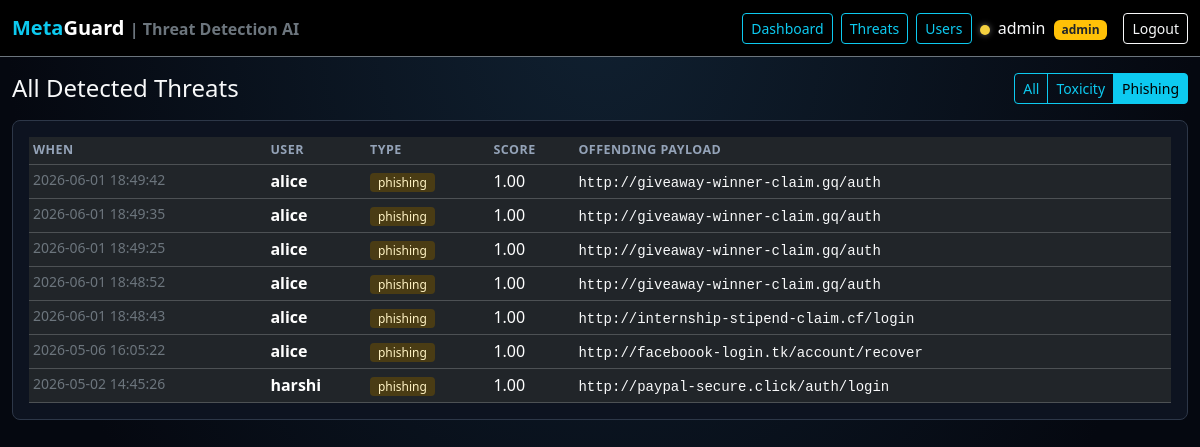
The page /admin/threats?type=phishing (signed in) on the database its author committed.
### models.py (models this page shows, shortened)
class User(UserMixin, db.Model):
    __tablename__ = "users"
    id = db.Column(db.Integer, primary_key=True)
    username = db.Column(db.String(50), unique=True, nullable=False)
    password_hash = db.Column(db.String(255), nullable=False)
    role = db.Column(db.String(10), default="user", nullable=False)
    avatar_color = db.Column(db.String(7), default="#5DADE2", nullable=False)
    x = db.Column(db.Integer, default=100, nullable=False)
    y = db.Column(db.Integer, default=100, nullable=False)
    is_banned = db.Column(db.Boolean, default=False, nullable=False)
    created_at = db.Column(db.DateTime, default=datetime.utcnow, nullable=False)
    messages = db.relationship("Message", backref="user", lazy=True)
    threats = db.relationship("Threat", backref="user", lazy=True)
    @property
    def is_admin(self) -> bool:
        return self.role == "admin"

class Threat(db.Model):
    __tablename__ = "threats"
    id = db.Column(db.Integer, primary_key=True)
    user_id = db.Column(db.Integer, db.ForeignKey("users.id"), nullable=False)
    message_id = db.Column(db.Integer, db.ForeignKey("messages.id"), nullable=True)
    threat_type = db.Column(db.String(20), nullable=False)  # 'toxicity' | 'phishing'
    score = db.Column(db.Float, nullable=False)
    payload = db.Column(db.Text, nullable=False)  # the offending text or URL
    timestamp = db.Column(db.DateTime, default=datetime.utcnow, nullable=False, index=True)

### admin.py (the view)
@admin_bp.route("/threats")
@login_required
@admin_required
def threats_view():
    type_filter = request.args.get("type", "")
    query = Threat.query
    if type_filter in ("toxicity", "phishing"):
        query = query.filter_by(threat_type=type_filter)
    rows = query.order_by(Threat.timestamp.desc()).limit(200).all()
    user_cache = {u.id: u for u in User.query.all()}
    return render_template(
        "admin_threats.html",
        type_filter=type_filter,
        threats=[
            {
                "id": t.id,
                "username": user_cache[t.user_id].username if t.user_id in user_cache else "?",
                "type": t.threat_type,
                "score": t.score,
                "payload": t.payload,
                "when": t.timestamp.strftime("%Y-%m-%d %H:%M:%S"),
            }
            for t in rows
        ],
    )

### admin.py (called while the page is built)
def admin_required(f):
    @wraps(f)
    def wrapper(*args, **kwargs):
        if not current_user.is_authenticated or not current_user.is_admin:
            abort(403)
        return f(*args, **kwargs)
    return wrapper

### app.py (called while the page is built)
@login_manager.user_loader
def load_user(user_id: str):
    return db.session.get(User, int(user_id))

### templates/admin_threats.html (shortened to what this page needs)
{% extends "base.html" %}
{% block content %}
<div class="d-flex justify-content-between align-items-center mb-3">
  <h4 class="mb-0">All Detected Threats</h4>
  <div class="btn-group" role="group">
    <a class="btn btn-sm btn-outline-info {% if not type_filter %}active{% endif %}" href="{{ url_for('admin.threats_view') }}">All</a>
    <a class="btn btn-sm btn-outline-info {% if type_filter == 'toxicity' %}active{% endif %}" href="{{ url_for('admin.threats_view', type='toxicity') }}">Toxicity</a>
    <a class="btn btn-sm btn-outline-info {% if type_filter == 'phishing' %}active{% endif %}" href="{{ url_for('admin.threats_view', type='phishing') }}">Phishing</a>
  </div>
</div>
<div class="chart-card">
  <table class="table table-dark table-sm threats-table mb-0">
    <thead>
      <tr>
        <th>When</th>
        <th>User</th>
        <th>Type</th>
        <th>Score</th>
        <th>Offending payload</th>
      </tr>
    </thead>
    <tbody>
      {% for t in threats %}
        <tr>
          <td class="text-secondary small">{{ t.when }}</td>
          <td><strong>{{ t.username }}</strong></td>
          <td><span class="threat-type-{{ t.type }}">{{ t.type }}</span></td>
          <td>{{ "%.2f"|format(t.score) }}</td>
          <td><code class="text-light">{{ t.payload }}</code></td>
        </tr>
      {% else %}
        <tr><td colspan="5" class="text-secondary text-center py-4">No threats match this filter.</td></tr>
      {% endfor %}
    </tbody>
  </table>
</div>
{% endblock %}

### templates/base.html (shortened to what this page needs)
<!doctype html>
<html lang="en">
<head>
  <link rel="stylesheet" href="https://cdn.jsdelivr.net/npm/bootstrap@5.3.2/dist/css/bootstrap.min.css">
  <link rel="stylesheet" href="{{ url_for('static', filename='css/style.css') }}">
</head>
<body class="bg-dark text-light">
  <nav class="navbar navbar-expand-lg navbar-dark bg-black border-bottom border-secondary">
    <div class="container-fluid">
      <a class="navbar-brand fw-bold" href="{{ url_for('index') }}">
        <span class="text-info">Meta</span>Guard <small class="text-secondary fs-6">| Threat Detection AI</small>
      </a>
      <div class="d-flex align-items-center">
        {% if current_user.is_authenticated %}
          {% if current_user.is_admin %}
            <a class="btn btn-outline-info btn-sm me-2" href="{{ url_for('admin.dashboard') }}">Dashboard</a>
            <a class="btn btn-outline-info btn-sm me-2" href="{{ url_for('admin.threats_view') }}">Threats</a>
            <a class="btn btn-outline-info btn-sm me-2" href="{{ url_for('admin.users_view') }}">Users</a>
          {% else %}
            <a class="btn btn-outline-info btn-sm me-2" href="{{ url_for('metaverse.room') }}">Enter Room</a>
          {% endif %}
          <span class="text-light me-3">
            <span class="dot" style="background: {{ current_user.avatar_color }}"></span>
            {{ current_user.username }}
            {% if current_user.is_admin %}<span class="badge bg-warning text-dark ms-1">admin</span>{% endif %}
          </span>
          <a class="btn btn-outline-light btn-sm" href="{{ url_for('auth.logout') }}">Logout</a>
        {% else %}
          <a class="btn btn-outline-info btn-sm me-2" href="{{ url_for('auth.login') }}">Login</a>
          <a class="btn btn-info btn-sm" href="{{ url_for('auth.register') }}">Register</a>
        {% endif %}
      </div>
    </div>
  </nav>
  <div class="container-fluid mt-3">
    {% block content %}{% endblock %}
  </div>
</body>
</html>

### static/css/style.css (style rules this page uses)
body { font-family: "Segoe UI", "Helvetica Neue", Arial, sans-serif; min-height: 100vh; background: radial-gradient(ellipse at top, #102030 0%, #050810 70%); }
.dot { display: inline-block; width: 10px; height: 10px; border-radius: 50%; margin-right: 4px; vertical-align: middle; box-shadow: 0 0 6px rgba(255, 255, 255, 0.4); }
.threats-table th { font-size: 0.78rem; text-transform: uppercase; letter-spacing: 0.04em; color: #94a3b8; }
.threat-type-phishing { background: #4a3c14; color: #fff3c4; padding: 1px 8px; border-radius: 4px; font-size: 0.75rem; }
.chart-card { background: #0d1320; border: 1px solid #2d3748; border-radius: 8px; padding: 1rem; }
a { color: #4cc9f0; }

### rows shown on the page
User: username "admin"
User: username "alice" "alice" "alice" "alice" "alice" "alice"
Threat: type "phishing", score "1.00", payload "http://giveaway-winner-claim.gq/auth"
Threat: type "phishing", score "1.00", payload "http://giveaway-winner-claim.gq/auth"
Threat: type "phishing", score "1.00", payload "http://giveaway-winner-claim.gq/auth"
Threat: type "phishing", score "1.00", payload "http://giveaway-winner-claim.gq/auth"
Threat: type "phishing", score "1.00", payload "http://internship-stipend-claim.cf/login"
Threat: type "phishing", score "1.00", payload "http://faceboook-login.tk/account/recover"
User: username "harshi"
Threat: type "phishing", score "1.00", payload "http://paypal-secure.click/auth/login"

### other values the page prints
{{ t.when }} "2026-06-01 18:49:42" "2026-06-01 18:49:35" "2026-06-01 18:49:25" "2026-06-01 18:48:52" "2026-06-01 18:48:43" "2026-05-06 16:05:22" "2026-05-02 14:45:26"
